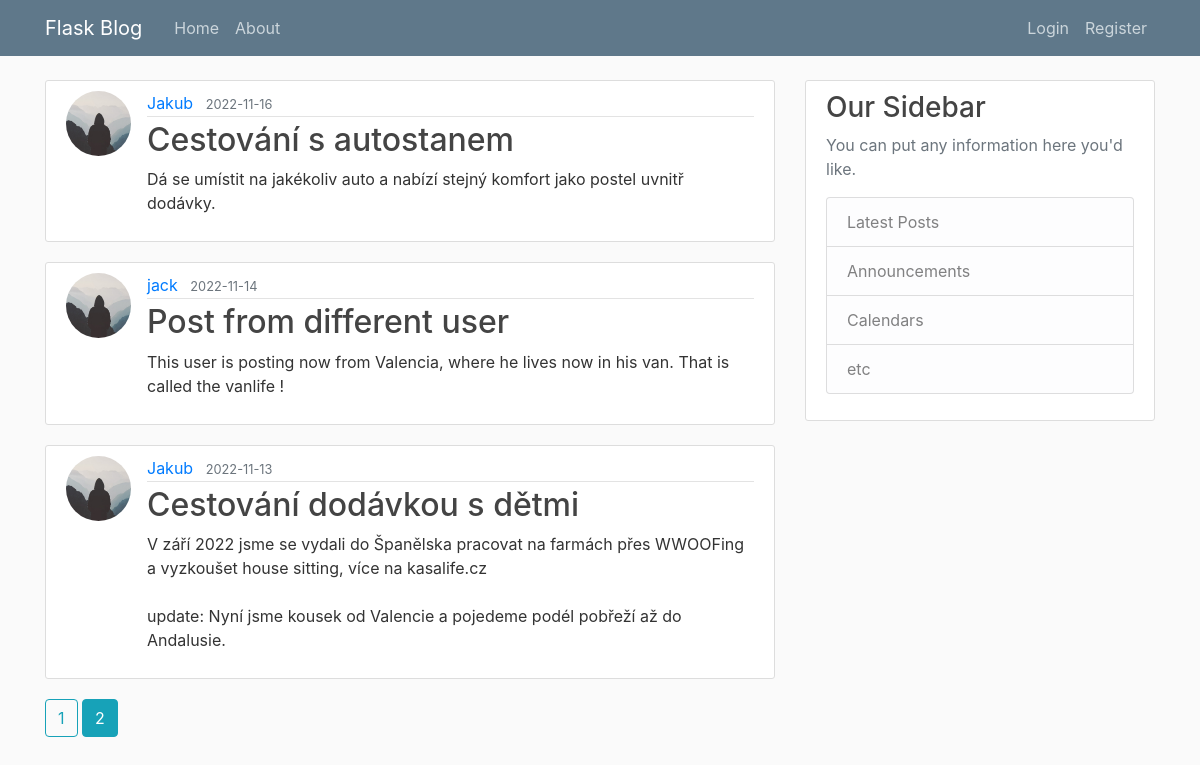
The page /home?page=2 on the database its author committed.
### travelblog/models.py (models this page shows, shortened)
class Post(db.Model):
    id = db.Column(db.Integer, primary_key=True)
    title = db.Column(db.String(100), nullable = False)
    date_posted = db.Column(db.DateTime, nullable = False, default = datetime.utcnow)
    content = db.Column(db.Text, nullable = False)
    user_id = db.Column(db.Integer, db.ForeignKey('user.id'), nullable = False)

class User(db.Model, UserMixin):
    id = db.Column(db.Integer, primary_key=True)
    username = db.Column(db.String(20), unique=True, nullable = False)
    email = db.Column(db.String(120), unique=True, nullable = False)
    image_file = db.Column(db.String(20), nullable = False, default ='default.jpg')
    password = db.Column(db.String(60), nullable = False)
    posts = db.relationship('Post', backref='author', lazy=True)

### travelblog/routes.py (the view)
@app.route('/')
@app.route('/home')
def home():
    page = request.args.get('page', 1, type=int)
    posts = Post.query.order_by(Post.date_posted.desc()).paginate(page=page, per_page=3)
    return render_template ('home.html', posts = posts)

### travelblog/templates/home.html
{% extends "layout.html" %}
{% block content %}
	{% for post in posts.items %}
		<article class="media content-section">
			<img class="rounded-circle article-img" src="{{ url_for('static', filename='profile_pics/' + post.author.image_file) }}">
		  <div class="media-body">
		    <div class="article-metadata">
		      <a class="mr-2" href="#">{{ post.author.username }}</a>
		      <small class="text-muted">{{ post.date_posted.strftime('%Y-%m-%d') }}</small>
		    </div>
		    <h2><a class="article-title" href="{{ url_for('post', post_id = post.id) }}">{{ post.title }}</a></h2>
		    <p class="article-content">{{ post.content }}</p>
		  </div>
		</article>
	{% endfor %}
	{% for page_num in posts.iter_pages(left_edge=1, right_edge=1, left_current=1, right_current=2) %}
		{% if page_num %}
			{% if posts.page == page_num %}
				<a class="btn btn-info mb-4" href="{{ url_for('home', page=page_num) }}">{{page_num}}</a>
			{% else %}
				<a class="btn btn-outline-info mb-4" href="{{ url_for('home', page=page_num) }}">{{page_num}}</a>
			{% endif %}
		{% else %}
			...
		{% endif %}
	{% endfor %}
{% endblock content %}

### travelblog/static/main.css (style rules this page uses)
body { background: #fafafa; color: #333333; margin-top: 5rem; }
h1, h2, h3, h4, h5, h6 { color: #444444; }
.content-section { background: #ffffff; padding: 10px 20px; border: 1px solid #dddddd; border-radius: 3px; margin-bottom: 20px; }
.article-title { color: #444444; }
.article-content { white-space: pre-line; }
.article-img { height: 65px; width: 65px; margin-right: 16px; }
.article-metadata { padding-bottom: 1px; margin-bottom: 4px; border-bottom: 1px solid #e3e3e3 }

### rows shown on the page
Post: image_file (placeholder picture), author.username "Jakub", date_posted "2022-11-16", title "Cestování s autostanem", content "Dá se umístit na jakékoliv auto a nabízí stejný komfort jako postel uvnitř dodávky."
Post: image_file (placeholder picture), author.username "jack", date_posted "2022-11-14", title "Post from different user", content "This user is posting now from Valencia, where he lives now in his van. That is called the vanlife !"
Post: image_file (placeholder picture), author.username "Jakub", date_posted "2022-11-13", title "Cestování dodávkou s dětmi", content "V září 2022 jsme se vydali do Španělska pracovat na farmách přes WWOOFing a vyzkoušet house sitting, více na kasalife.cz update: Nyní jsme kousek od Valencie a pojedeme podél pobřeží až do Andalusie."

### other values the page prints
{{ page_num }} "1"
{{ page_num }} "2"
